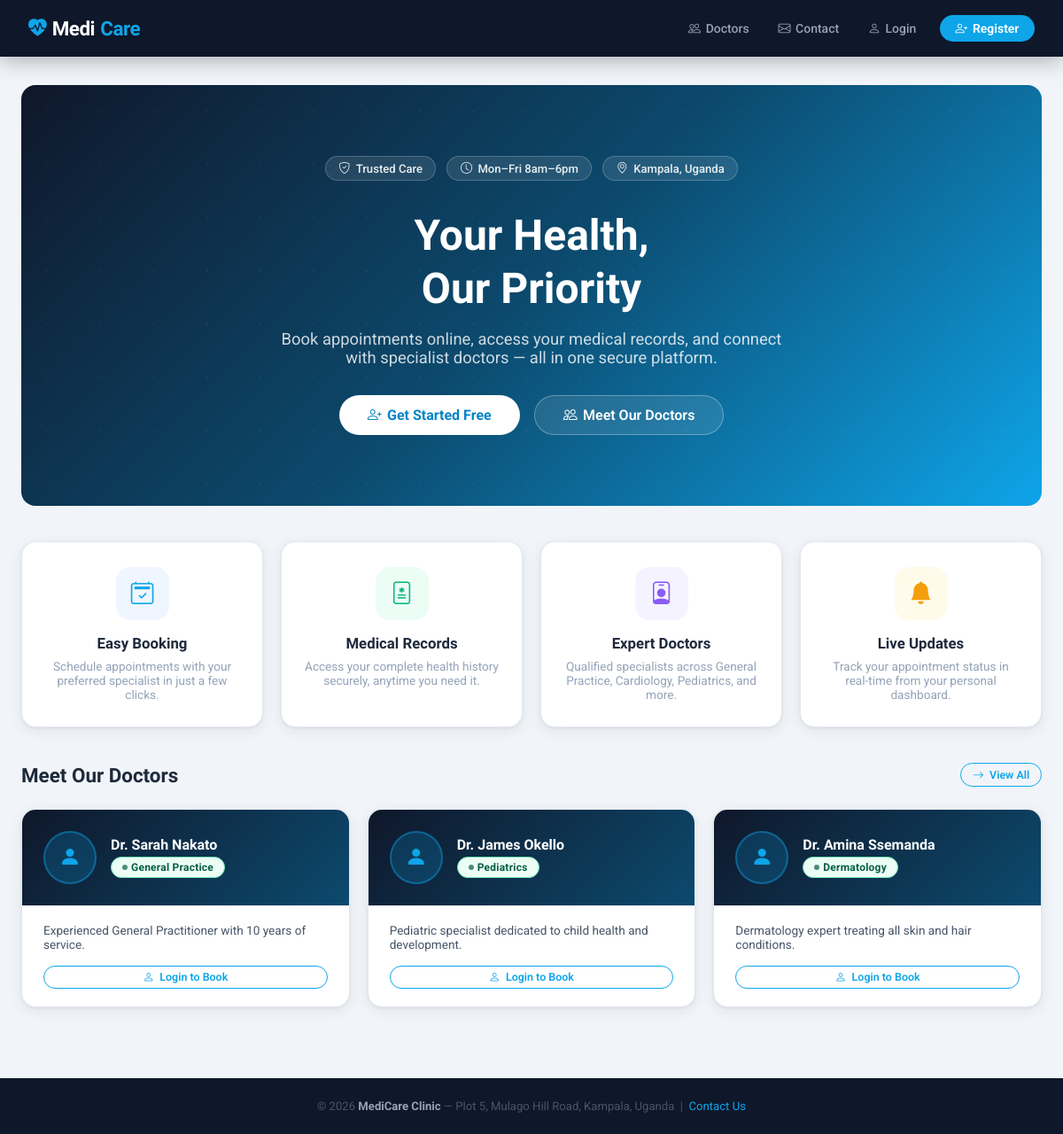
The page / on the database its author committed.
### clinic/models.py (models this page shows, shortened)
class DoctorProfile(models.Model):
    SPECIALIZATION_CHOICES = [
        ('GP', 'General Practice'),
        ('PEDS', 'Pediatrics'),
        ('DERM', 'Dermatology'),
        ('CARD', 'Cardiology'),
        ('ORTHO', 'Orthopedics'),
        ('GYN', 'Gynecology'),
    ]
    user = models.OneToOneField(User, on_delete=models.CASCADE, related_name='doctor_profile')
    specialization = models.CharField(max_length=10, choices=SPECIALIZATION_CHOICES, default='GP')
    phone = models.CharField(max_length=20)
    bio = models.TextField(blank=True)
    profile_picture = models.ImageField(upload_to='doctors/', blank=True, null=True)

### clinic/views.py (the view)
# urls.py: path('', views.home, name='home'),
def home(request):
    doctors = DoctorProfile.objects.select_related('user').all()[:4]
    return render(request, 'clinic/home.html', {'doctors': doctors})

### templates/clinic/home.html (shortened to what this page needs)
{% extends 'clinic/base.html' %}
{% block content %}
<div class="container">
  <div class="hero">
    <div class="hero-inner">
      <div class="hero-pills">
        <span class="hero-pill"><i class="bi bi-shield-check"></i> Trusted Care</span>
        <span class="hero-pill"><i class="bi bi-clock"></i> Mon–Fri 8am–6pm</span>
        <span class="hero-pill"><i class="bi bi-geo-alt"></i> Kampala, Uganda</span>
      </div>
      <h1>Your Health,<br>Our Priority</h1>
      <p>Book appointments online, access your medical records, and connect with specialist doctors — all in one secure platform.</p>
      <div class="hero-btns">
        <a href="{% url 'register' %}" class="btn btn-hero-primary"><i class="bi bi-person-plus"></i> Get Started Free</a>
        <a href="{% url 'doctors' %}" class="btn btn-hero-ghost"><i class="bi bi-people"></i> Meet Our Doctors</a>
      </div>
    </div>
  </div>
  <div class="features-grid">
    <div class="feature-card">
      <div class="feature-icon" style="background:#eff6ff;color:var(--primary)"><i class="bi bi-calendar2-check"></i></div>
      <h3>Easy Booking</h3>
      <p>Schedule appointments with your preferred specialist in just a few clicks.</p>
    </div>
    <div class="feature-card">
      <div class="feature-icon" style="background:#ecfdf5;color:var(--success)"><i class="bi bi-file-medical"></i></div>
      <h3>Medical Records</h3>
      <p>Access your complete health history securely, anytime you need it.</p>
    </div>
    <div class="feature-card">
      <div class="feature-icon" style="background:#f5f3ff;color:var(--purple)"><i class="bi bi-person-badge"></i></div>
      <h3>Expert Doctors</h3>
      <p>Qualified specialists across General Practice, Cardiology, Pediatrics, and more.</p>
    </div>
    <div class="feature-card">
      <div class="feature-icon" style="background:#fffbeb;color:var(--warning)"><i class="bi bi-bell-fill"></i></div>
      <h3>Live Updates</h3>
      <p>Track your appointment status in real-time from your personal dashboard.</p>
    </div>
  </div>
  {% if doctors %}
  <div style="display:flex;align-items:center;justify-content:space-between;margin-bottom:1.5rem;flex-wrap:wrap;gap:1rem;">
    <h2 style="font-size:1.4rem;font-weight:800;">Meet Our Doctors</h2>
    <a href="{% url 'doctors' %}" class="btn btn-outline btn-sm"><i class="bi bi-arrow-right"></i> View All</a>
  </div>
  <div style="display:grid;grid-template-columns:repeat(auto-fit,minmax(260px,1fr));gap:1.25rem;margin-bottom:3rem;">
    {% for doctor in doctors %}
    <div class="doctor-card">
      <div class="doctor-card-top">
        <div class="doctor-avatar"><i class="bi bi-person-fill"></i></div>
        <div>
          <h3>Dr. {{ doctor.user.get_full_name }}</h3>
          <span class="badge badge-approved">{{ doctor.get_specialization_display }}</span>
        </div>
      </div>
      <div class="doctor-card-body">
        {% if doctor.bio %}<p style="font-size:.85rem;color:var(--text);margin-bottom:1rem;">{{ doctor.bio|truncatewords:15 }}</p>{% endif %}
        {% if user.is_authenticated %}
        <a href="{% url 'book_appointment' %}" class="btn btn-primary btn-sm" style="width:100%;justify-content:center;">
          <i class="bi bi-calendar-plus"></i> Book Appointment
        </a>
        {% else %}
        <a href="{% url 'login' %}" class="btn btn-outline btn-sm" style="width:100%;justify-content:center;">
          <i class="bi bi-person"></i> Login to Book
        </a>
        {% endif %}
      </div>
    </div>
    {% endfor %}
  </div>
  {% endif %}
</div>
{% endblock %}

### templates/clinic/base.html (style rules this page uses)
:root { --bg: #f1f5f9; --surface: #ffffff; --primary: #0ea5e9; --primary-dark: #0284c7; --heading: #1e293b; --text: #475569; --muted: #94a3b8; --border: #e2e8f0; --success: #10b981; --warning: #f59e0b; --danger: #ef4444; --purple: #8b5cf6; --nav-bg: #0f172a; --radius: 12px; --radius-lg: 16px; --shadow: 0 1px 3px rgba(0,0,0,.06), 0 4px 16px rgba(0,0,0,.07); --shadow-lg: 0 4px 6px rgba(0,0,0,.05), 0 10px 40px rgba(0,0,0,.12); --transition: all .25s ease; }
*, *::before, *::after { box-sizing: border-box; margin: 0; padding: 0; }
body { font-family: 'Roboto', system-ui, sans-serif; background: var(--bg); color: var(--text); min-height: 100vh; display: flex; flex-direction: column; }
h1,h2,h3,h4,h5 { font-family: 'Raleway', sans-serif; color: var(--heading); line-height: 1.25; }
a { color: var(--primary); text-decoration: none; transition: var(--transition); }
.container { max-width: 1200px; margin: 0 auto; padding: 2rem 1.5rem; }
.btn { display: inline-flex; align-items: center; justify-content: center; gap: .4rem; padding: .55rem 1.25rem; border-radius: 50px; font-size: .875rem; font-weight: 600; cursor: pointer; border: none; transition: var(--transition); text-decoration: none; white-space: nowrap; }
.btn-outline { background: transparent; color: var(--primary); border: 1.5px solid var(--primary); }
.btn-sm { padding: .3rem .8rem; font-size: .78rem; }
.badge { display: inline-flex; align-items: center; gap: .25rem; padding: .25rem .75rem; border-radius: 50px; font-size: .75rem; font-weight: 700; letter-spacing: .02em; }
.badge::before { content:''; width:6px; height:6px; border-radius:50%; background:currentColor; opacity:.7; }
.badge-approved { background:#ecfdf5; color:#065f46; border:1px solid #6ee7b7; }
.hero { background: linear-gradient(135deg, #0f172a 0%, #0c4a6e 50%, #0ea5e9 100%); border-radius: var(--radius-lg); padding: 5rem 3rem; text-align: center; color: #fff; margin-bottom: 2.5rem; position: relative; overflow: hidden; }
.hero::before { content: ''; position: absolute; inset: 0; }
.hero-inner { position: relative; z-index: 1; }
.hero h1 { font-size: 3rem; font-weight: 800; color: #fff; margin-bottom: 1rem; }
.hero p { font-size: 1.15rem; color: rgba(255,255,255,.8); max-width: 580px; margin: 0 auto 2rem; }
.hero-pills { display: flex; gap: .75rem; justify-content: center; flex-wrap: wrap; margin-bottom: 2rem; }
.hero-pill { background: rgba(255,255,255,.1); border: 1px solid rgba(255,255,255,.2); color: rgba(255,255,255,.9); padding: .35rem .9rem; border-radius: 50px; font-size: .82rem; font-weight: 500; display: flex; align-items: center; gap: .4rem; }
.hero-btns { display: flex; gap: 1rem; justify-content: center; flex-wrap: wrap; }
.btn-hero-primary { background: #fff; color: var(--primary-dark); font-weight: 700; border-radius: 50px; padding: .75rem 2rem; font-size: 1rem; }
.btn-hero-ghost { background: rgba(255,255,255,.1); color: #fff; border: 1.5px solid rgba(255,255,255,.3); border-radius: 50px; padding: .75rem 2rem; font-size: 1rem; }
.features-grid { display: grid; grid-template-columns: repeat(auto-fit, minmax(220px, 1fr)); gap: 1.25rem; margin-bottom: 2.5rem; }
.feature-card { background: var(--surface); border-radius: var(--radius-lg); padding: 1.75rem 1.5rem; box-shadow: var(--shadow); border: 1px solid var(--border); text-align: center; transition: var(--transition); }
.feature-icon { width: 60px; height: 60px; border-radius: 16px; display: flex; align-items: center; justify-content: center; font-size: 1.6rem; margin: 0 auto 1rem; }
.feature-card h3 { font-size: 1.05rem; margin-bottom: .4rem; }
.feature-card p { font-size: .85rem; color: var(--muted); }
.doctor-card { background: var(--surface); border-radius: var(--radius-lg); box-shadow: var(--shadow); border: 1px solid var(--border); overflow: hidden; transition: var(--transition); }
.doctor-card-top { background: linear-gradient(135deg, #0f172a, #0c4a6e); padding: 1.5rem; display: flex; align-items: center; gap: 1rem; }
.doctor-avatar { width: 60px; height: 60px; border-radius: 50%; background: rgba(14,165,233,.2); border: 2px solid rgba(14,165,233,.4); display: flex; align-items: center; justify-content: center; font-size: 1.5rem; color: var(--primary); flex-shrink: 0; }
.doctor-card-top h3 { color: #fff; font-size: 1rem; margin-bottom: .2rem; }
.doctor-card-body { padding: 1.25rem 1.5rem; }

### rows shown on the page
DoctorProfile: user.get_full_name "Sarah Nakato", specialization "General Practice", bio "Experienced General Practitioner with 10 years of service."
DoctorProfile: user.get_full_name "James Okello", specialization "Pediatrics", bio "Pediatric specialist dedicated to child health and development."
DoctorProfile: user.get_full_name "Amina Ssemanda", specialization "Dermatology", bio "Dermatology expert treating all skin and hair conditions."
